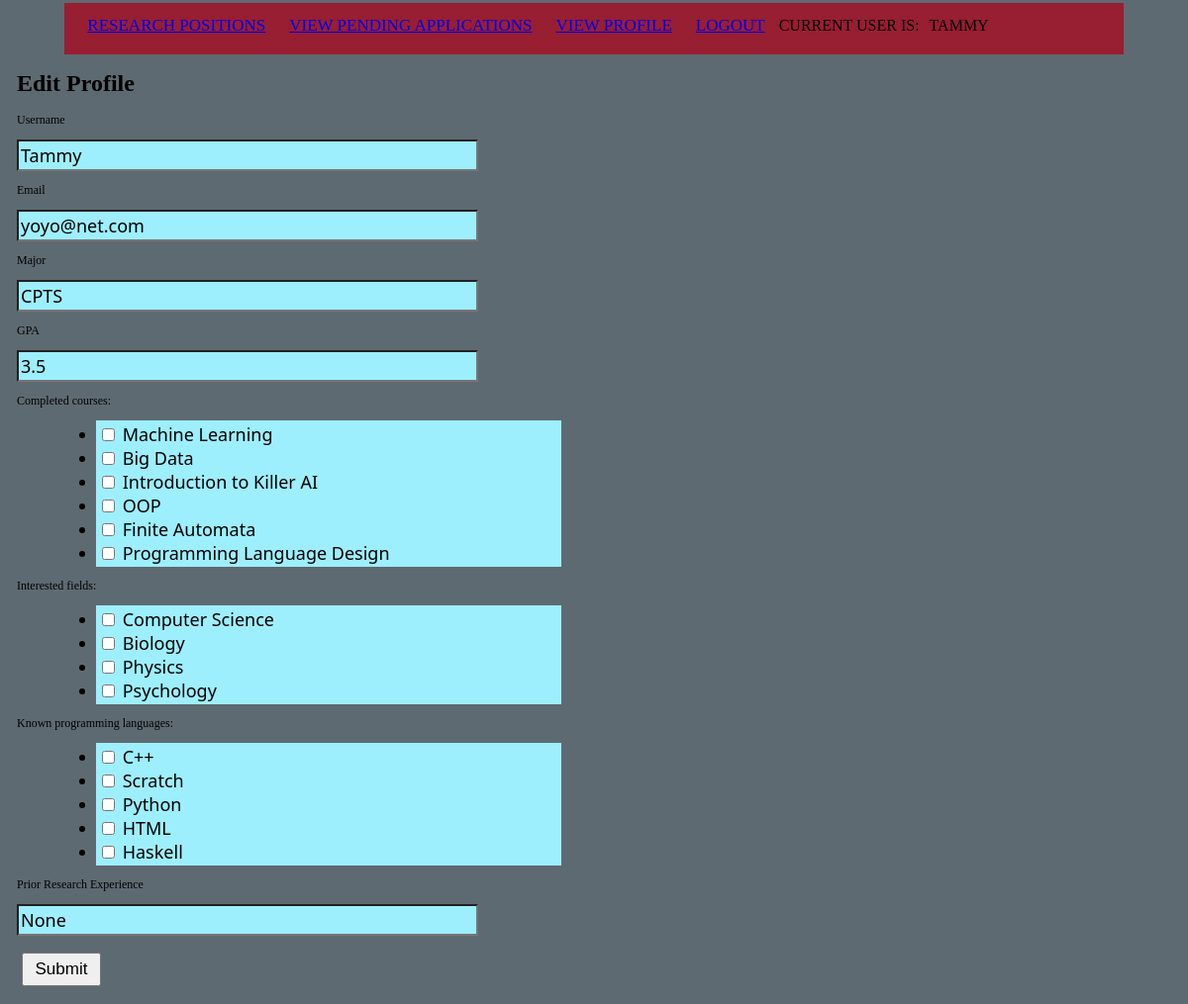
The page /edit_student_profile (signed in) on the database its author committed.
### app/Model/models.py (models this page shows, shortened)
class User(UserMixin, db.Model):
    id = db.Column(db.Integer, primary_key=True)
    username = db.Column(db.String(64), unique=True)
    email = db.Column(db.String(120), unique=True)
    WSU_id = db.Column(db.String(10), unique=True)
    password_hash = db.Column(db.String(128))
    role = db.Column(db.String(20))
    major = db.Column(db.String(20))
    gpa = db.Column(db.String(4))
    completed_courses = db.relationship('Elective', secondary = userElectives,
                                  primaryjoin=(userElectives.c.user_id == id),
                                  backref=db.backref('userElectives',
                                  lazy='dynamic'), lazy='dynamic')
    interested_fields = db.relationship('Field', secondary = userInterests,
                                  primaryjoin=(userInterests.c.user_id == id),
                                  backref=db.backref('userInterests',
                                  lazy='dynamic'), lazy='dynamic')
    known_languages = db.relationship('Language', secondary = userLanguages,
                                  primaryjoin=(userLanguages.c.user_id == id),
                                  backref=db.backref('userLanguages',
                                  lazy='dynamic'), lazy='dynamic')
    prior_research_experience = db.Column(db.String(200))
    phone = db.Column(db.String(12), unique=True)
    posts = db.relationship('Post', backref='writer', lazy='dynamic')
    def __repr__(self):
        return '{}'.format(self.username)
    def get_electives(self):
        return self.completed_courses
    def get_languages(self):
        return self.known_languages
    def get_fields(self):
        return self.interested_fields

### app/Controller/routes.py (the view)
@bp_routes.route('/edit_student_profile', methods = ['GET', 'POST'])
@login_required
def edit_student_profile():
    eform = StudentEditForm()
    if request.method == 'POST':
        current_user.username = eform.username.data
        current_user.email = eform.email.data
        current_user.major = eform.major.data
        current_user.gpa = eform.gpa.data
        for course in current_user.completed_courses:
            current_user.completed_courses.remove(course)
        for course in eform.completed_courses.data:
            print("adding course", course.title)
            current_user.completed_courses.append(course)
        db.session.add(current_user)
        db.session.commit()
        for field in current_user.interested_fields:
            current_user.interested_fields.remove(field)
        for field in eform.interested_fields.data:
            print("adding field", field.name)
            current_user.interested_fields.append(field)
        db.session.add(current_user)
        db.session.commit()
        for lang in current_user.known_languages:
             current_user.known_languages.remove(lang)
        for lang in eform.known_languages.data:
            print("adding lang:", lang.name)
            current_user.known_languages.append(lang)
        db.session.add(current_user)
        db.session.commit()
        current_user.prior_research_experience = eform.prior_research_experience.data
        db.session.add(current_user)
        db.session.commit()
        flash("Your changes have been saved")
        return redirect(url_for('routes.display_StudentProfile'))
    elif request.method == 'GET':
        eform.username.data = current_user.username
        eform.email.data = current_user.email
        eform.major.data = current_user.major
        eform.gpa.data = current_user.gpa
        eform.completed_courses.data = current_user.get_electives()
        eform.interested_fields.data = current_user.get_fields()
        eform.known_languages.data = current_user.get_languages()
        eform.prior_research_experience.data = current_user.prior_research_experience
    else:
        pass
    return render_template('edit_student_profile.html', title ='Edit Profile', form = eform)

### app/Controller/forms.py (shortened to what this page needs)
class StudentEditForm(FlaskForm):
    username = StringField('Username', validators=[DataRequired()])
    email = StringField('Email', validators=[DataRequired(), Email()])
    major = StringField('Major', validators=[DataRequired()])
    gpa = StringField('GPA', validators=[DataRequired()])
    completed_courses = QuerySelectMultipleField('Completed courses:', query_factory=get_electives, get_label= getElectiveLabel, widget=ListWidget(prefix_label=False), option_widget=CheckboxInput() )
    interested_fields = QuerySelectMultipleField('Interested fields: ', query_factory=get_all_fields, get_label= get_fieldlabel, widget=ListWidget(prefix_label=False), option_widget=CheckboxInput() )
    known_languages = QuerySelectMultipleField('Known programming languages: ', query_factory=get_languages, get_label= getLanguageLabel, widget=ListWidget(prefix_label=False), option_widget=CheckboxInput() )
    prior_research_experience = StringField('Prior Research Experience', validators=[DataRequired()])
    submit = SubmitField('Submit')

### app/Controller/forms.py (called while the page is built)
def get_all_fields():
    return Field.query.all()

def get_fieldlabel(theField):
    return theField.name

def get_languages():
    return Language.query.all()

def getLanguageLabel(theLanguage):
    return theLanguage.name

def get_electives():
    return Elective.query.all()

def getElectiveLabel(theElective):
    return theElective.title

### app/Model/models.py (called while the page is built)
@login.user_loader
def load_user(id):
    return User.query.get(int(id))

### app/View/templates/edit_student_profile.html (shortened to what this page needs)
{% extends "base.html" %}
{% block content%}
    <h1> Edit Profile </h1>
    {% if form %}
        <form action = "" method = "POST">
                <p> {{form.username.label }}</p>
                <p>{{ form.username(class = 'forminput') }} </p>
                <p>{{ form.email.label }} </p>
                <p> {{ form.email(class = 'forminput') }} </p>
                <p>{{ form.major.label }} </p>
                <p> {{ form.major(class = 'forminput') }} </p>
                <p>{{ form.gpa.label }} </p>
                <p> {{ form.gpa(rows = 3, class = 'forminput') }} </p>
                <p>{{ form.completed_courses.label }} </p>
                <p> {{ form.completed_courses(class = 'forminput2') }} </p>
                <p>{{ form.interested_fields.label }} </p>
                <p> {{ form.interested_fields(class = 'forminput2') }} </p>
                <p>{{ form.known_languages.label }} </p>
                <p> {{ form.known_languages(class = 'forminput2') }} </p>
                <p>{{ form.prior_research_experience.label }} </p>
                <p> {{ form.prior_research_experience(class = 'forminput') }} </p>
                <p>{{ form.submit(class='button') }} </p>
        </form>
    {% endif %}
    {% endblock %}

### app/View/templates/base.html (shortened to what this page needs)
<html class = nav-container2>
    <head>
        <link rel="stylesheet" href="{{ url_for('static', filename='css/main.css') }}">
    </head>
    <body>
        <div class = "nav-container">
            <table>
                <tr>
                    <td><a href="{{ url_for('routes.index') }}" class="button"> Research Positions </a></td>
                    {% if current_user.role == 'Faculty' %}
                    <td><a href="{{ url_for('routes.post_position') }}" class="button"> Post New Research Position </a></td>
                    <td><a href="{{ url_for('routes.view_applications', current_user_id = current_user.id) }}" class="button"> View Submitted Applications </a></td>
                    {% elif current_user.role == 'Student' %}
                    <td><a href="{{ url_for('routes.view_applications', current_user_id = current_user.id) }}" class="button"> View Pending Applications </a></td>
                    {% endif %}
                    {% if current_user.role == 'Student'%}
                    <td><a href="{{ url_for('routes.display_StudentProfile') }}" class = "button"> View Profile </a></td>
                    {% elif current_user.role == 'Faculty' %}
                    <td><a href="{{ url_for('routes.display_FacultyProfile') }}" class = "button"> View Profile </a></td>
                    {% endif %}
                    {% if current_user.is_anonymous %}
                    <td><a href="{{ url_for('auth.login') }}" class = "button"> Login </a></td>
                    <td> Current user is: <span class="useritem">________ </span> </td>
                    {% else %}
                    <td><a href="{{ url_for('auth.logout') }}" class = "button"> Logout </a></td>
                    <td> Current user is: <span class="useritem">{{ current_user }} </span> </td>
                    {% endif %}
                </tr>
            </table>
        </div>
        <div>
            {% block content %} {% endblock %}
        </div>
    </body>
</html>

### app/View/static/css/main.css (style rules this page uses)
body { margin: 1px 1px 1px 1px; padding: 1px; font-family: Tahoma; text-align: left; }
.nav-container { background: #981E32; font-family: Tahoma; font-size: 12px; height: 32px; text-transform: uppercase; margin: auto; width: 90%;; padding: 10px }
.nav-container2 { background:#5E6A71; font-family: Tahoma; font-size: 12px; height: 32px; margin: 1px 15px 1px 15px; }
.button { width : 80px; font-size: 17px; margin : 5px; padding : 5px; }
.useritem { text-align: center; padding: 3px; margin: 4px 3px 4px 3px; color: black; text-transform: uppercase; }
.forminput { background:#9deffd; margin: auto; width: 40%; padding: 2px; font-family: 'Segoe UI', Tahoma, Geneva, Verdana, sans-serif; font-size: 18px; }
.forminput2 { background:#9deffd; margin: 2px 2px 2px 80px; width: 40%; padding: 2px; font-family: 'Segoe UI', Tahoma, Geneva, Verdana, sans-serif; font-size: 18px; }

### rows shown on the page
User: username "TAMMY", username "Tammy", email "yoyo@net.com", major "CPTS", gpa "3.5", prior_research_experience "None"
